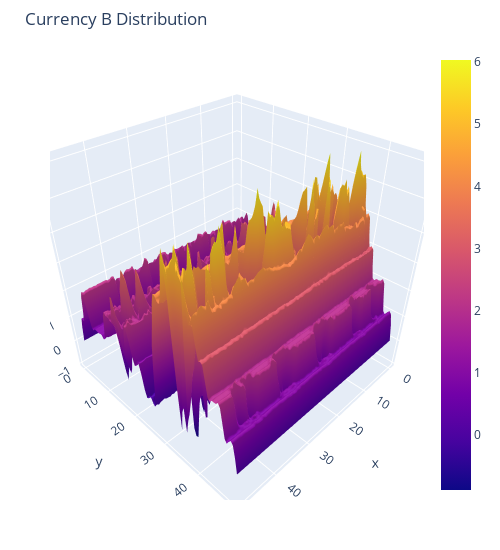

Notebook code for this chart:
### Code cell
x = currencyB_3d[:,0]
y = currencyB_3d[:,1]
z = currencyB_3d[:,2]
xi = np.linspace(x.min(), x.max(), 100)
yi = np.linspace(y.min(), y.max(), 100)

X,Y = np.meshgrid(xi,yi)

Z = griddata((x,y),z,(X,Y), method='cubic')

fig = go.Figure(go.Surface(x=xi,y=yi,z=Z))

fig.update_layout(title='Currency B Distribution', autosize=False,
                  width=500, height=550,
                  margin=dict(l=50, r=50, b=50, t=50))

fig.show()
